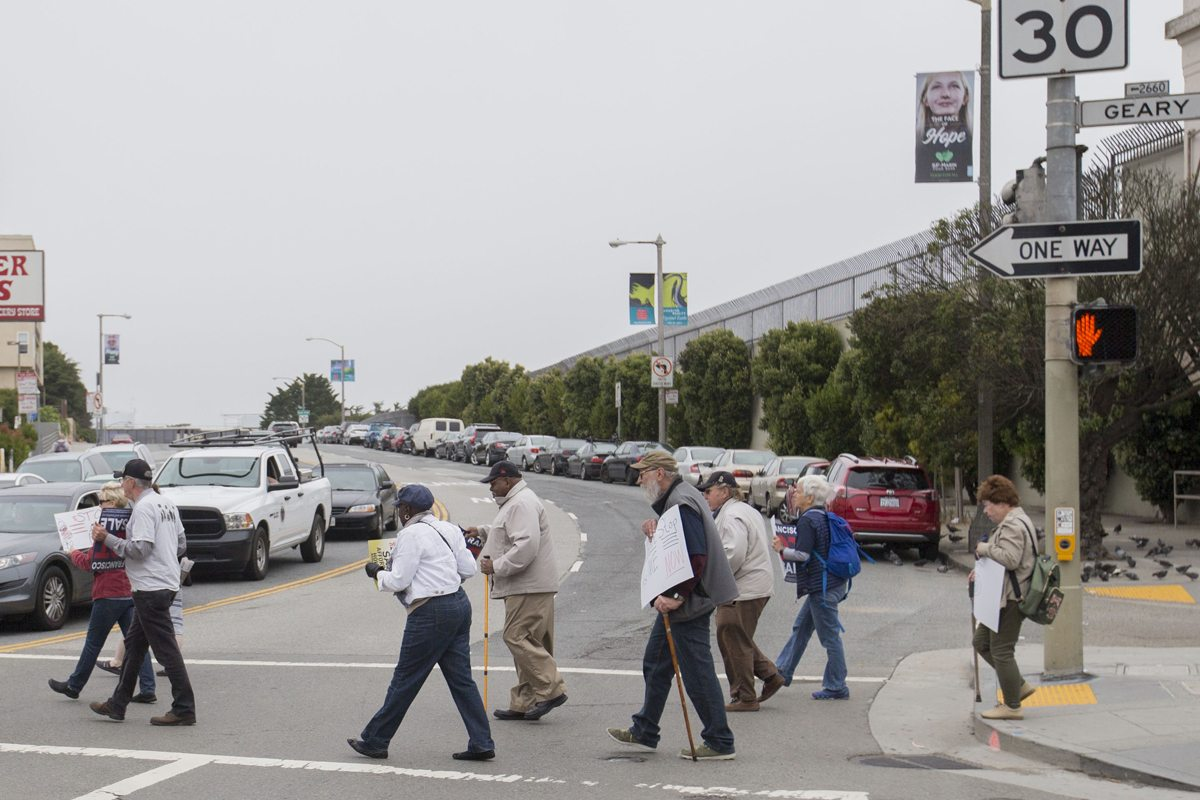
//> input picture ITC_examples/Ruben_homework/openCV/detect/Images/test_1.jpg, 1200 x 800 px
$ ./peopledetect Images/test_1.jpg   (built with g++ and OpenCV 4)
//> lines starting //> are read from the running program, lines starting //| are printed output that depends on the picture; after the words box and inside, x2 and y2 are one past the last pixel; in counts of white or black regions, pixels touching at a corner belong together
//> further down, frame is the input picture: 800 rows x 1200 cols, CV_8UC3; mean B, G, R 153.6, 154.6, 156.5
#include <iostream>
#include <stdexcept>
#include <opencv2/objdetect.hpp>
#include <opencv2/highgui.hpp>
#include <opencv2/imgproc.hpp>
#include <opencv2/imgcodecs.hpp>
#include <opencv2/video.hpp>
#include <opencv2/videoio.hpp>

using namespace cv;
using namespace std;


static void detectAndDraw(const HOGDescriptor &hog, Mat &img)
{
    vector<Rect> found, found_filtered;
    double t = (double) getTickCount();
    hog.detectMultiScale(img, found, 0, Size(8,8), Size(32,32), 1.05, 2);
//> found = 7 Rects (x, y, width, height): [782, 546, 90, 180], [247, 360, 76, 151], [926, 469, 147, 294], [57, 416, 176, 353], [750, 429, 156, 311], [578, 402, 211, 398], [324, 397, 220, 403]
    t = (double) getTickCount() - t;
    cout << "detection time = " << (t*1000./cv::getTickFrequency()) << " ms" << endl;

    for(size_t i = 0; i < found.size(); i++ )
    {
        Rect r = found[i];

        size_t j;
        // Do not add small detections inside a bigger detection.
        for ( j = 0; j < found.size(); j++ )
            if ( j != i && (r & found[j]) == r )
                break;

        if ( j == found.size() )
            found_filtered.push_back(r);
    }
//> this loop made 7 passes

    for (size_t i = 0; i < found_filtered.size(); i++)
    {
        Rect r = found_filtered[i];

        // The HOG detector returns slightly larger rectangles than the real objects,
        // so we slightly shrink the rectangles to get a nicer output.
        r.x += cvRound(r.width*0.1);
        r.width = cvRound(r.width*0.8);
        r.y += cvRound(r.height*0.07);
        r.height = cvRound(r.height*0.8);
        rectangle(img, r.tl(), r.br(), cv::Scalar(0,255,0), 3);
    }
//> this loop made 6 passes
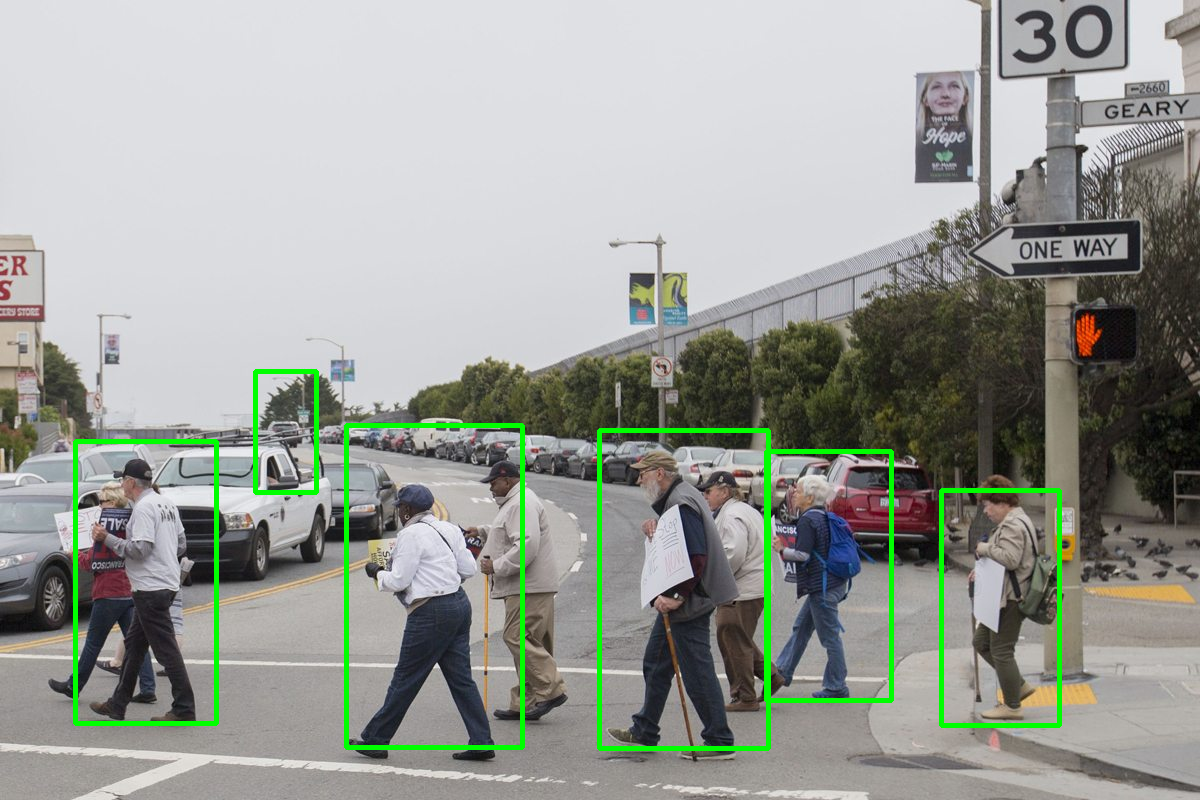
//> img: 800 rows x 1200 cols, CV_8UC3; 2.32% of pixels changed, all inside (x1, y1, x2, y2) = (73, 369, 1062, 751)
}

int main(int argc, char** argv)
{
HOGDescriptor hog;
    hog.setSVMDetector(HOGDescriptor::getDefaultPeopleDetector());

    Mat frame = imread(argv[1]);
    detectAndDraw(hog, frame);
    imshow("people detector", frame);
    waitKey(0);
    return 0;
}

$ run again, on ITC_examples/Ruben_homework/openCV/detect/Images/test_3.jpg
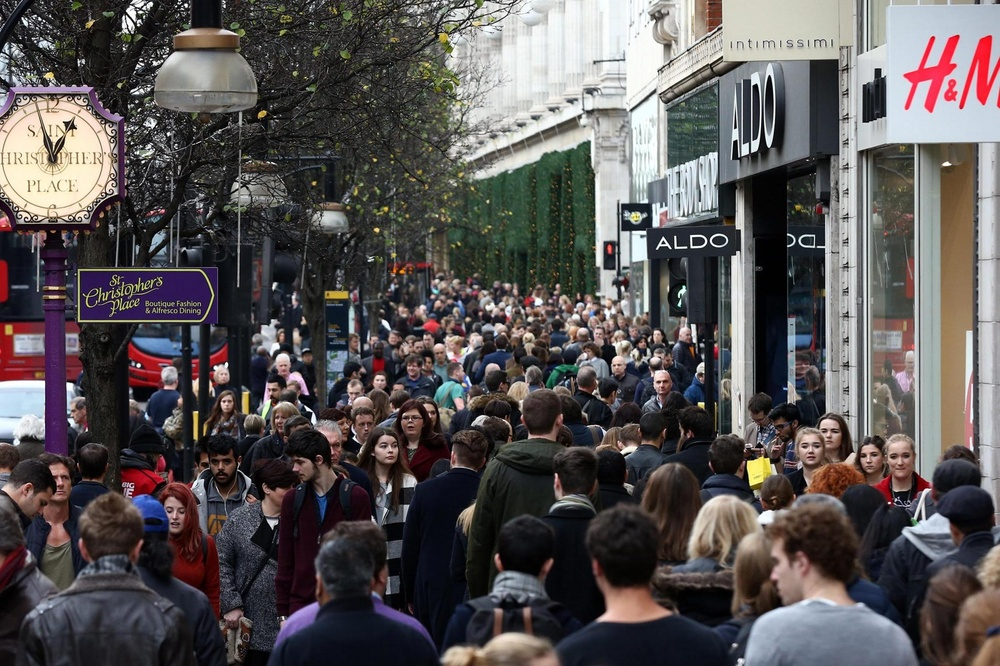
//> input picture ITC_examples/Ruben_homework/openCV/detect/Images/test_3.jpg, 1000 x 666 px, shrunk from 2392 x 1594 before the run
//> frame is the input picture: 666 rows x 1000 cols, CV_8UC3; mean B, G, R 84.4, 84.1, 88.8
//> found = 5 Rects (x, y, width, height): [933, 0, 66, 132], [900, 8, 66, 132], [646, 442, 71, 142], [0, 156, 42, 168], [955, 0, 45, 135]
//> the loop in detectAndDraw, `for(size_t i = 0; i < found.size(); i++ )` made 5 passes
//> the loop in detectAndDraw, `for (size_t i = 0; i < found_filtered.size(); i++)` made 5 passes
//> after the loop in detectAndDraw, `for (size_t i = 0; i < found_filtered.size(); i++)`:
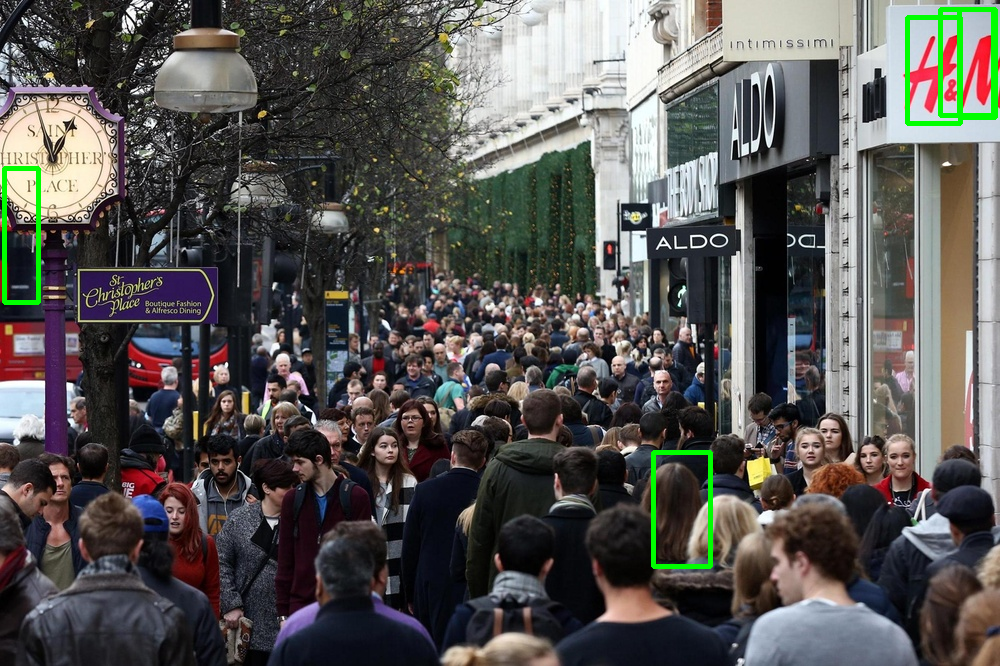
//> img: 666 rows x 1000 cols, CV_8UC3; 1.03% of pixels changed, all inside (x1, y1, x2, y2) = (2, 7, 998, 569)

$ run again, on ITC_examples/Ruben_homework/openCV/detect/Images/test_4.jpg
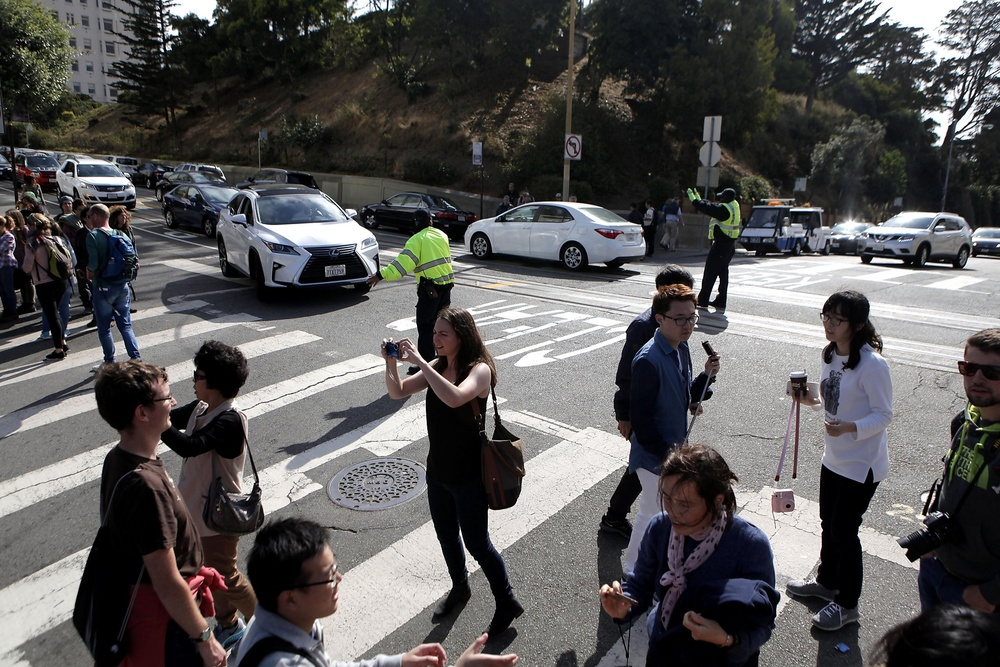
//> input picture ITC_examples/Ruben_homework/openCV/detect/Images/test_4.jpg, 1000 x 667 px, shrunk from 2048 x 1366 before the run
//> frame is the input picture: 667 rows x 1000 cols, CV_8UC3; mean B, G, R 86.6, 86.7, 88.1
//> found = 5 Rects (x, y, width, height): [684, 176, 76, 152], [0, 197, 38, 151], [9, 204, 87, 173], [56, 180, 109, 218], [361, 283, 207, 384]
//> the loop in detectAndDraw, `for(size_t i = 0; i < found.size(); i++ )` made 5 passes
//> the loop in detectAndDraw, `for (size_t i = 0; i < found_filtered.size(); i++)` made 5 passes
//> after the loop in detectAndDraw, `for (size_t i = 0; i < found_filtered.size(); i++)`:
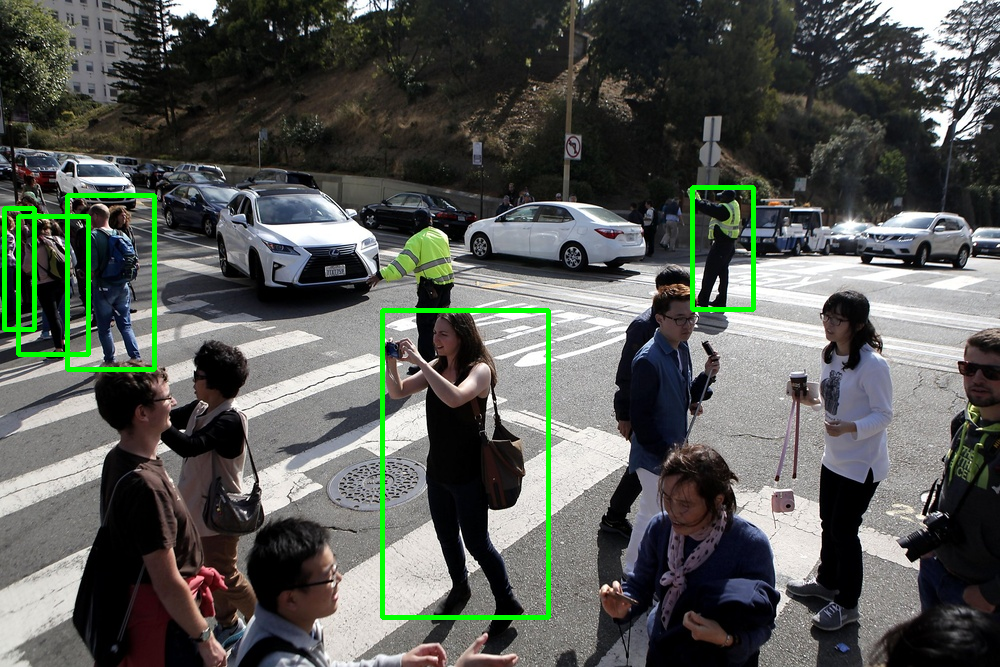
//> img: 667 rows x 1000 cols, CV_8UC3; 1.89% of pixels changed, all inside (x1, y1, x2, y2) = (2, 185, 756, 620)

$ run again, on ITC_examples/Ruben_homework/openCV/detect/Images/test_5.jpg
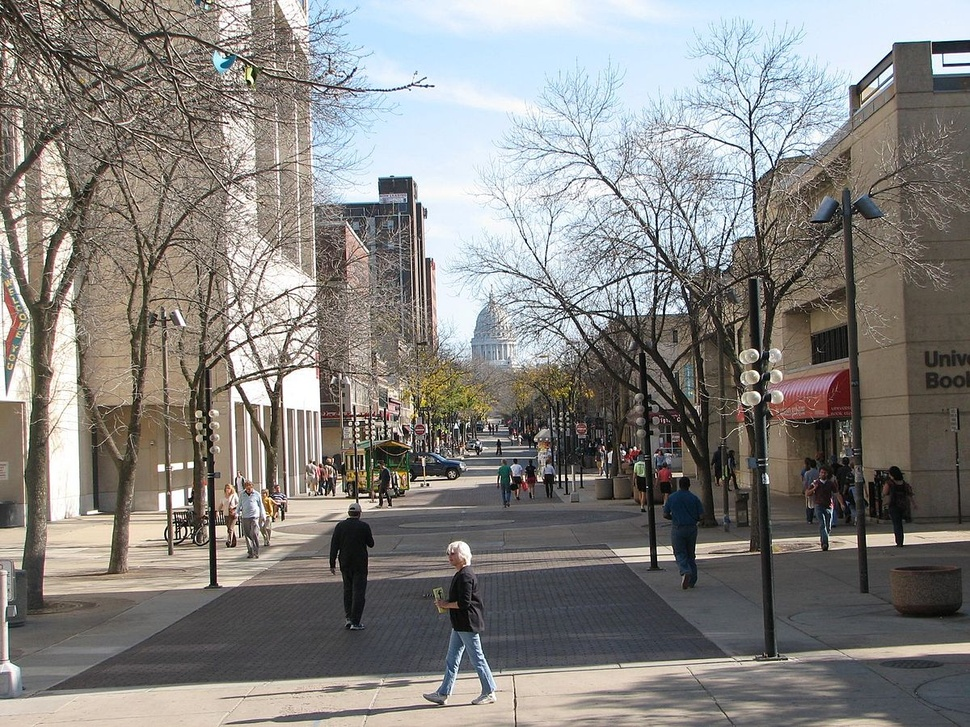
//> input picture ITC_examples/Ruben_homework/openCV/detect/Images/test_5.jpg, 970 x 727 px, shrunk from 1200 x 900 before the run
//> frame is the input picture: 727 rows x 970 cols, CV_8UC3; mean B, G, R 128.5, 131.7, 134
//> found = 6 Rects (x, y, width, height): [789, 437, 69, 137], [646, 452, 80, 160], [308, 474, 89, 177], [62, 394, 108, 215], [403, 520, 109, 207], [0, 382, 93, 345]
//> the loop in detectAndDraw, `for(size_t i = 0; i < found.size(); i++ )` made 6 passes
//> the loop in detectAndDraw, `for (size_t i = 0; i < found_filtered.size(); i++)` made 6 passes
//> after the loop in detectAndDraw, `for (size_t i = 0; i < found_filtered.size(); i++)`:
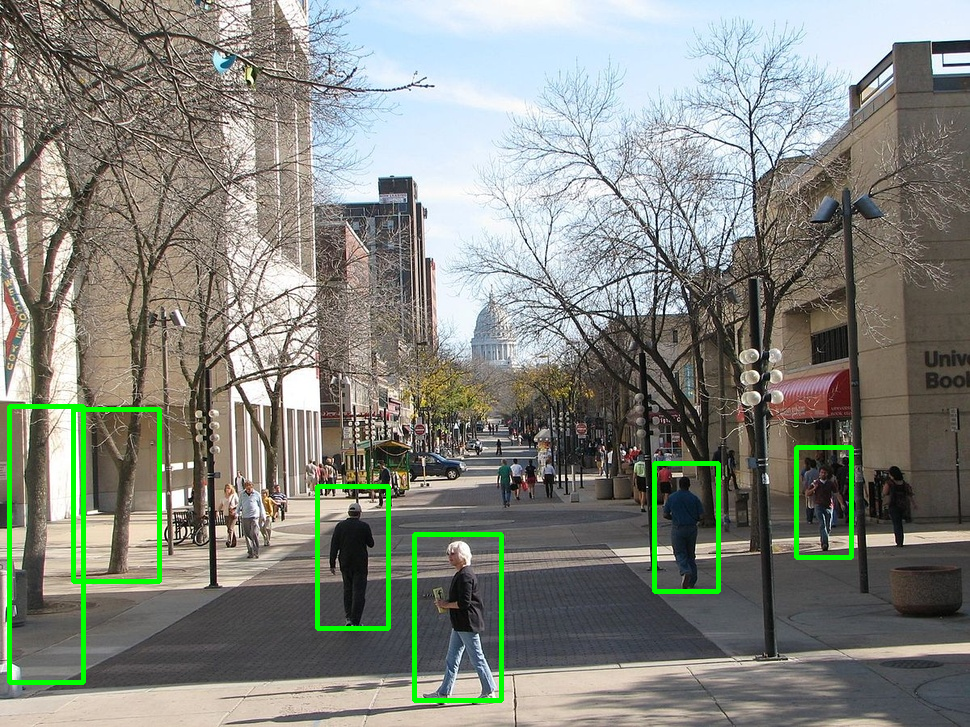
//> img: 727 rows x 970 cols, CV_8UC3; 2.01% of pixels changed, all inside (x1, y1, x2, y2) = (7, 404, 854, 703)
